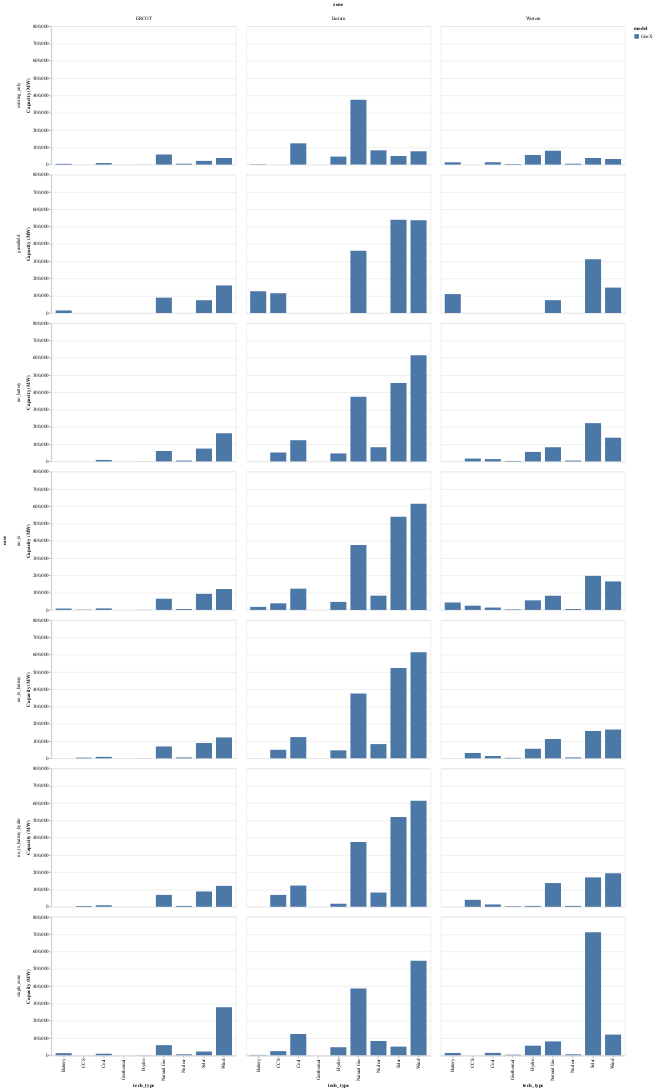

The code cell stored with this chart in its notebook:
### Code cell
# 2050 case
chart = alt.Chart(cap.query("unit=='MW' and not tech_type.isna() and planning_year == 2050")).mark_bar().encode(
    xOffset="model:N",
    x="tech_type",
    y=alt.Y("sum(end_value)").title("Capacity (MW)"),
    color="model:N",
    column="zone",
    row="case",
).properties(width=350, height=250)

chart.save("02 - 2050 regional capacity across cases.png")
chart

### Figure 1 — Vega-Lite specification as saved in the notebook (floating-point values rounded to 4 significant figures; data arrays with more than 128 entries replaced by an {"elided": "..."} marker saying what was removed)
{"$schema": "https://vega.github.io/schema/vega-lite/v5.8.0.json", "config": {"view": {"continuousHeight": 300, "continuousWidth": 300}}, "data": {"name": "data-2b11c2302551966805c60c689054e52a"}, "datasets": {"data-2b11c2302551966805c60c689054e52a": {"elided": "504 records"}}, "encoding": {"color": {"field": "model", "type": "nominal"}, "column": {"field": "zone", "type": "nominal"}, "row": {"field": "case", "type": "nominal"}, "x": {"field": "tech_type", "type": "nominal"}, "xOffset": {"field": "model", "type": "nominal"}, "y": {"aggregate": "sum", "field": "end_value", "title": "Capacity (MW)", "type": "quantitative"}}, "mark": {"type": "bar"}, "width": 400}
